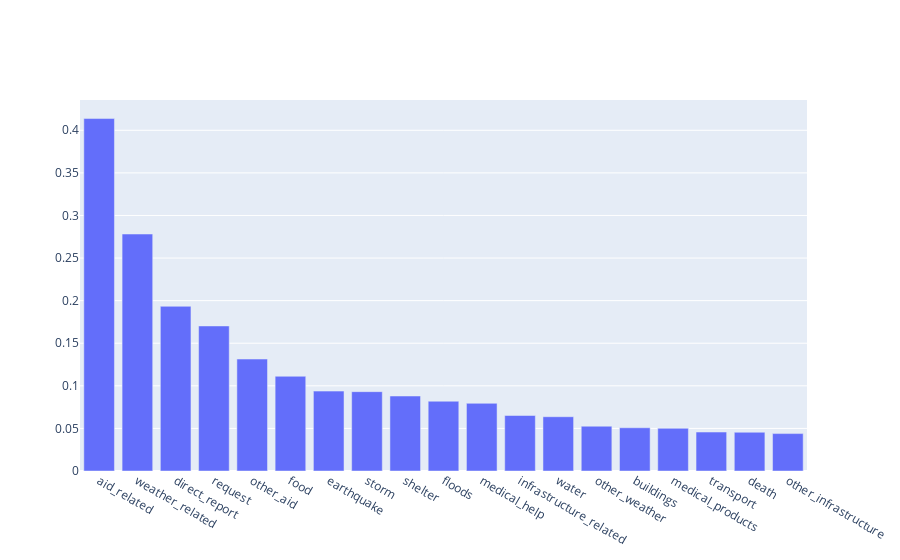

Here is the notebook cell this chart was saved with:
### Code cell
top_cat_count = df.iloc[:,4:].mean().sort_values(ascending=False)[1:20]
top_cat_names = list(top_cat_count.index)
fig = go.Figure([go.Bar(name = 'Top 20 ',x=top_cat_names, y=top_cat_count)])
fig.show()

### Figure 1 — Plotly figure (JSON) as saved in the notebook; plotly's stock layout.template omitted (floating-point values rounded to 4 significant figures)
{"data": [{"name": "Top 20 ", "type": "bar", "x": ["aid_related", "weather_related", "direct_report", "request", "other_aid", "food", "earthquake", "storm", "shelter", "floods", "medical_help", "infrastructure_related", "water", "other_weather", "buildings", "medical_products", "transport", "death", "other_infrastructure"], "y": [0.4138, 0.2782, 0.1934, 0.1703, 0.1314, 0.1112, 0.09378, 0.09313, 0.08804, 0.08191, 0.07946, 0.06514, 0.06372, 0.05258, 0.05074, 0.05013, 0.04572, 0.04549, 0.04392]}], "layout": {}}
